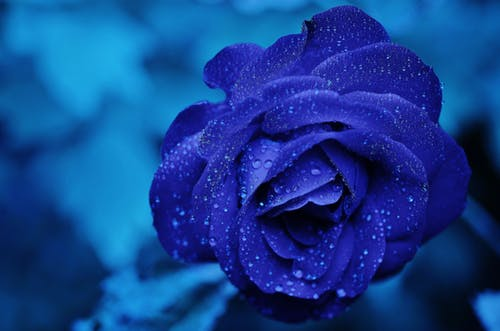
%> input picture img1.jpeg, 500 x 331 px
$ octave ideal_high_pass.m   (GNU Octave 9; MATLAB toolbox functions it lacks are replaced by stand-ins)
%> lines starting %> are read from the running program, lines starting %| are printed output that depends on the picture
clear;
%Part 1
% X is the input image and P is the cut-off freq
P = 20;
X = 'img1.jpeg';
f=imread(X);  % reading an image X
%> f is the input picture: size 331x500x3 uint8; mean R, G, B 18.7, 64.4, 143.9
f=rgb2gray(f);
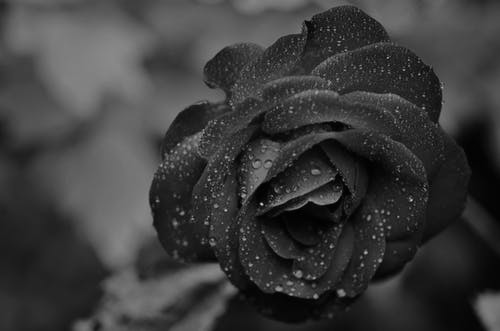
%> f: size 331x500 uint8; min 0, max 205, mean 59.8
[M,N]=size(f); % Saving the the rows of X in M and columns in N
%> M = 331; N = 500
F=fft2(double(f)); % Taking Fourier transform to the input image

%Part 2 % I don't understand this part
u=0:(M-1);
%> u = 331 values from 0 to 330
v=0:(N-1);
%> v = 500 values from 0 to 499
idx=find(u>M/2);
%> idx = 165 values from 167 to 331
u(idx)=u(idx)-M;
idy=find(v>N/2);
%> idy = 249 values from 252 to 500
v(idy)=v(idy)-N;
[V,U]=meshgrid(v,u);
D=sqrt(U.^2+V.^2);

%Part 3
H=double(D>=P);       % Comparing with the cut-off frequency
G=H.*F;               % Convolution with the Fourier transformed image
g=real(ifft2(double(G))); % Inverse Fourier transform
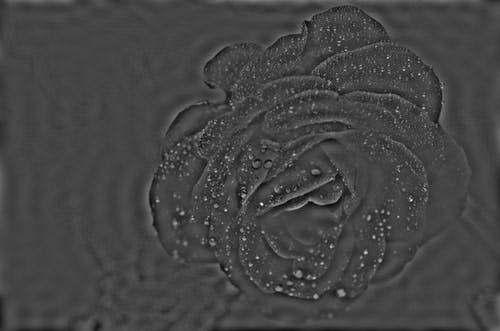
%> g: size 331x500 double; min -64.44, max 173.9, mean 0; drawn with min black and max white
imshow(f),figure,imshow(g,[ ]); % Displaying input and output image

$ run again, with original1.png saved as img1.jpeg
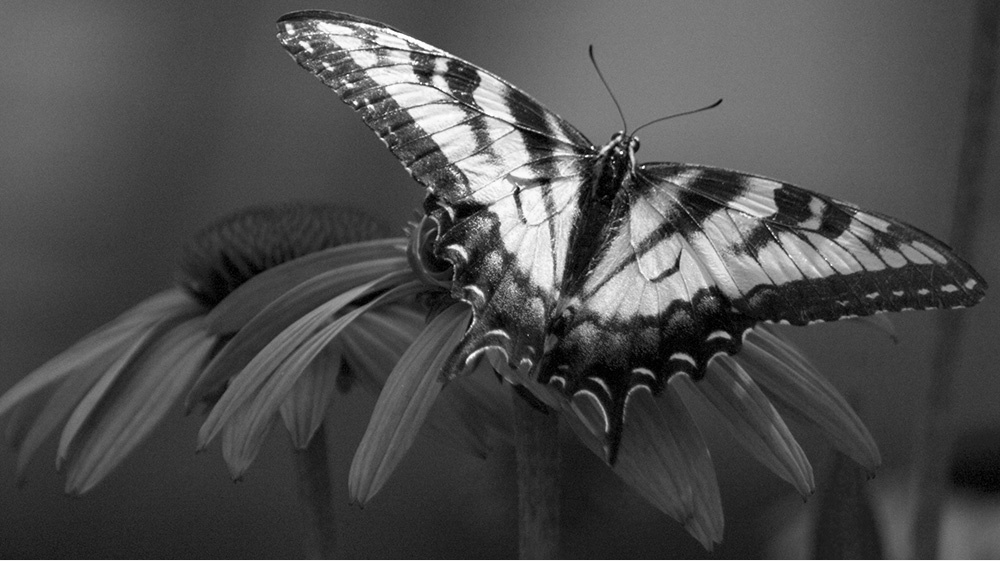
%> input picture original1.png, 1000 x 561 px
%> f is the input picture: size 561x1000x3 uint8; min 0, max 255, mean 76.6
%> f: size 561x1000 uint8
%> `g=real(ifft2(double(G)));`:
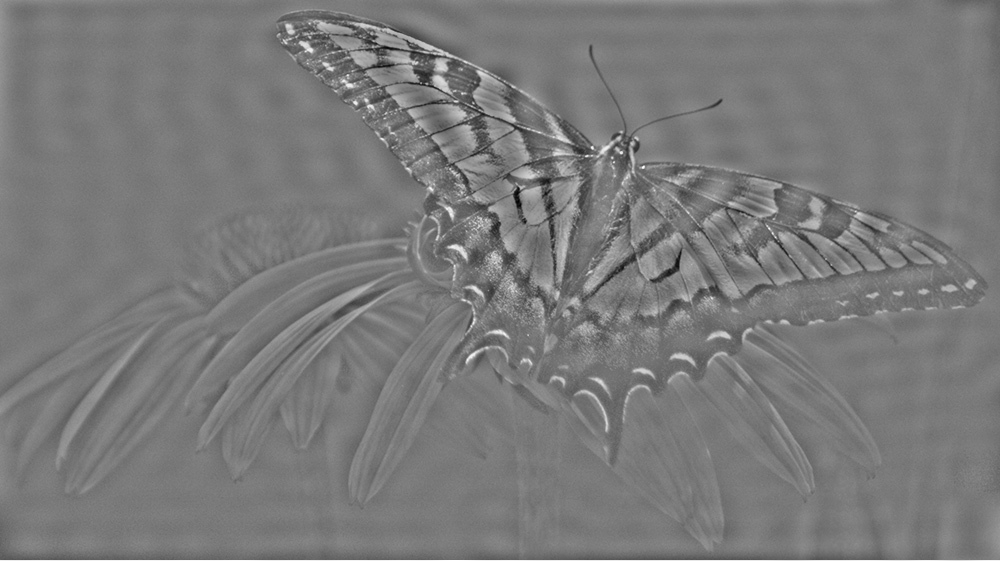
%> g: size 561x1000 double; min -172.8, max 187.5, mean 0; drawn with min black and max white
